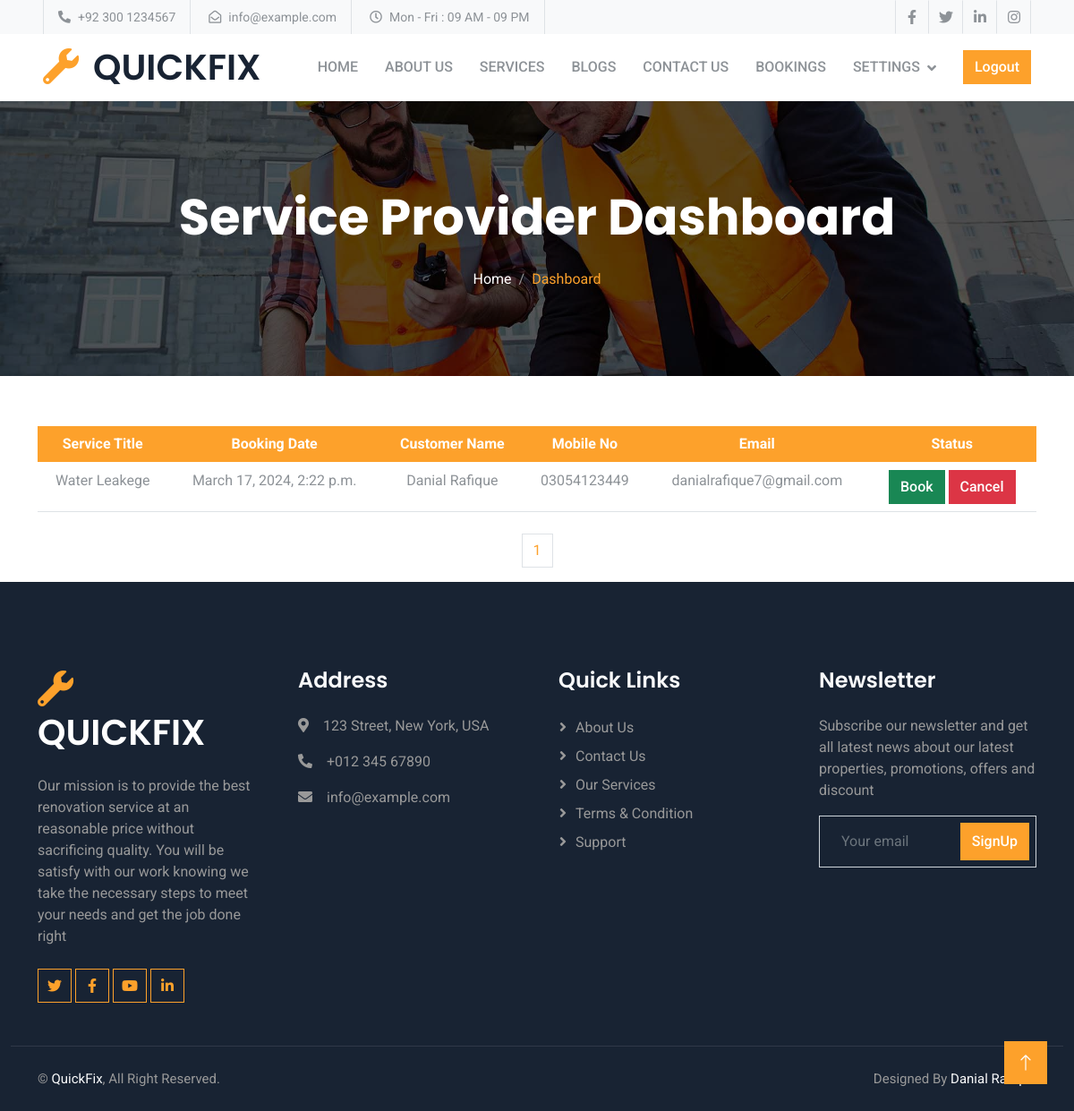
/vendor-dashboard/ (signed in), run on the app's committed database.
### vendor/models.py (models this page shows, shortened)
class Booking(models.Model):
    STATUS_CHOICES = [
        ('Pending', 'Pending'),
        ('Booked', 'Booked'),
        ('Cancelled', 'Cancelled'),
    ]
    service = models.ForeignKey(Service, on_delete=models.CASCADE)
    user = models.ForeignKey(User, on_delete=models.CASCADE)
    booking_date = models.DateTimeField(default=timezone.now)
    mobile_no = models.CharField(max_length=11, null=True, blank=True)
    email = models.EmailField(null=True)
    first_name = models.CharField(max_length=30, null=True, blank=True)
    last_name = models.CharField(max_length=30, null=True, blank=True)
    username = models.CharField(max_length=30, null=True, blank=True)
    status = models.CharField(max_length=20, choices=STATUS_CHOICES, default='Pending')

class Service(models.Model):
    user = models.ForeignKey(User,on_delete=models.CASCADE,blank=True ,null=True)
    service_title = models.CharField(max_length=50,null=True, blank=True)
    service_image = models.ImageField(upload_to='service_images/')
    categories=models.ForeignKey(Service_Category ,on_delete=models.CASCADE , blank=True ,null=True, related_name='services')
    description = HTMLField(null=True, blank=True)

### vendor/views.py (the view)
# urls.py: path("vendor-dashboard/", vendor_dashboard_view, name="vendor_dashboard"),
@login_required
def vendor_dashboard_view(request):
    vendor_services = Service.objects.filter(user=request.user)
    bookings = Booking.objects.filter(service__in=vendor_services).order_by('-id')
    paginator = Paginator(bookings , 10)
    page_number = request.GET.get('page')
    bookingfinal = paginator.get_page(page_number)
    totalpage = bookingfinal.paginator.num_pages
    context = {
        'bookings': bookingfinal,
        'totalpagelist' : [n+1 for n in range(totalpage)]
    }
    return render(request, 'vendor/vendor_dashboard.html', context)

### vendor/templates/vendor/vendor_dashboard.html (shortened to what this page needs)
{% extends "base.html" %}
{% load static %}
{% block content %}
    <div class="container-fluid page-header py-5 mb-5 wow fadeIn" data-wow-delay="0.1s">
      <div class="container text-center py-5">
          <h1 class="display-4 text-white animated slideInDown mb-4">Service Provider Dashboard</h1>
          <nav aria-label="breadcrumb animated slideInDown">
              <ol class="breadcrumb justify-content-center mb-0">
                  <li class="breadcrumb-item"><a class="text-white" href="{% url "customer:home" %}">Home</a></li>
                  <li class="breadcrumb-item text-primary active" aria-current="page">Dashboard</li>
              </ol>
          </nav>
      </div>
  </div>
<div class="container py-2 wow fadeIn" data-wow-delay="0.3s">
  <div class="table-responsive-md">
    <table class="table text-center">
      <thead class="bg-primary text-white">
        <tr>
          <th scope="col">Service Title</th>
          <th scope="col">Booking Date</th>
          <th scope="col">Customer Name</th>
          <th scope="col">Mobile No</th>
          <th scope="col">Email</th>
          <th scope="col">Status</th>
        </tr>
      </thead>
      <tbody>
        {% for booking in bookings %}
          <tr>
            <td>{{ booking.service.service_title }}</td>
            <td>{{ booking.booking_date }}</td>
            <td>{{ booking.first_name }} {{ booking.last_name }}</td>
            <td>{{ booking.mobile_no }}</td>
            <td>{{ booking.email }}</td>
            <td>
            {% if booking.status == "Booked" %}
            <a href="{% url 'vendor:approve_booking' booking.id 'Booked' %}" class="btn btn-success disabled">Book</a>
            <a href="{% url 'vendor:approve_booking' booking.id 'Cancelled' %}" class="btn btn-danger">Cancel</a>
            {% elif booking.status == "Cancelled" %}
            <a href="{% url 'vendor:delete_booking' booking.id%}" class="btn btn-danger">Delete</a>
            {% else %}
            <a href="{% url 'vendor:approve_booking' booking.id 'Booked' %}" class="btn btn-success">Book</a>
            <a href="{% url 'vendor:approve_booking' booking.id 'Cancelled' %}" class="btn btn-danger">Cancel</a>
            {% endif %}
            </td>
          </tr>
        {% empty %}
          <tr>
            <td colspan="5">No bookings found.</td>
          </tr>
        {% endfor %}
      </tbody>
    </table>
  </div>
</div>
    <div class="container-fluid wow fadeIn" data-wow-delay="0.2s">
      <nav aria-label="Page navigation example wow fadeIn" data-wow-delay="0.1s">
       <ul class="pagination justify-content-center">
           {% for n in totalpagelist %}
           <li class="page-item"><a class="page-link" href="/vendor-dashboard/?page={{n}}">{{n}}</a></li>
           {% endfor %}
       </ul>
      </nav>
   </div>
{% endblock content %}

### customer/static/customer/css/style.css (style rules this page uses)
:root { --primary: #FDA12B; --secondary: #8D9297; --light: #F8F9FA; --dark: #182333; }
.btn { font-weight: 500; transition: .5s; }
.page-header { background: linear-gradient(rgba(0, 0, 0, .65), rgba(0, 0, 0, .65)), url(../img/carousel-1.jpg) center center no-repeat; background-size: cover; }
.page-header .breadcrumb-item+.breadcrumb-item::before { color: #999999; }

### templates/base.html (style rules this page uses)
* { margin: 0; padding: 0; box-sizing: border-box; }

### data on the page
Booking: service.service_title "Water Leakege", booking_date "March 17, 2024, 2:22 p.m.", first_name "Danial", last_name "Rafique", mobile_no "03054123449", email "danialrafique7@gmail.com", status "Book"

### other printed values
{{ n }} "1"
